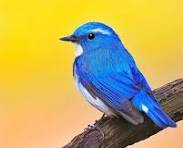
#> input picture images/bird1.jpg, 183 x 148 px, found by its file name
$ python cropping.py
#> lines starting #> are read from the running program, lines starting #| are printed output that depends on the picture
import os
import cv2

image_path= r"C:\Users\464_0863\OneDrive - Yokogawa Electric Corporation\Attachments\Projects\opencv\images\bird1.jpg"

img= cv2.imread(image_path)
#> img is the input picture: shape (148, 183, 3); mean B, G, R 99, 171.9, 189.1

print(img.shape)
#| (148, 183, 3)

cropped_imag= img[90:183, 74:148 ]
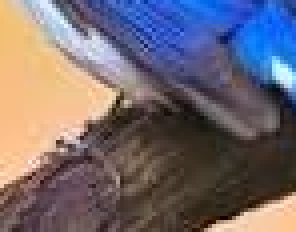
#> cropped_imag: shape (58, 74, 3) (shown 4 times larger); mean B, G, R 113.1, 105.3, 114
cv2.imshow('img', img)
cv2.imshow('cropped_imag', cropped_imag)
cv2.waitKey(0)

$ run again, with images/handwritten.jpg copied over images/bird1.jpg
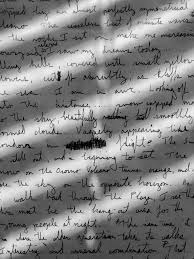
#> input picture images/handwritten.jpg, 194 x 259 px, found by its file name
#> img is the input picture: shape (259, 194, 3); min 0, max 255, mean 130.4
#| (259, 194, 3)
#> `cropped_imag= img[90:183, 74:148 ]`:
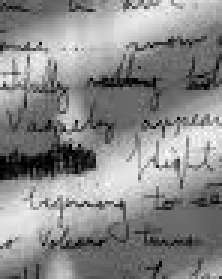
#> cropped_imag: shape (93, 74, 3) (shown 3 times larger); min 0, max 255, mean 137
